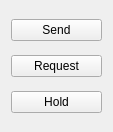
<?xml version="1.0" encoding="UTF-8"?>
<ui version="4.0">
 <class>DapUiWidgetChainOperations</class>
 <widget class="QWidget" name="DapUiWidgetChainOperations">
  <property name="geometry">
   <rect>
    <x>0</x>
    <y>0</y>
    <width>113</width>
    <height>132</height>
   </rect>
  </property>
  <property name="windowTitle">
   <string>Form</string>
  </property>
  <layout class="QVBoxLayout" name="verticalLayout">
   <item>
    <widget class="QPushButton" name="Send">
     <property name="text">
      <string>Send</string>
     </property>
    </widget>
   </item>
   <item>
    <widget class="QPushButton" name="Request">
     <property name="text">
      <string>Request</string>
     </property>
    </widget>
   </item>
   <item>
    <widget class="QPushButton" name="Hold">
     <property name="text">
      <string>Hold</string>
     </property>
    </widget>
   </item>
  </layout>
 </widget>
 <resources/>
 <connections/>
</ui>
